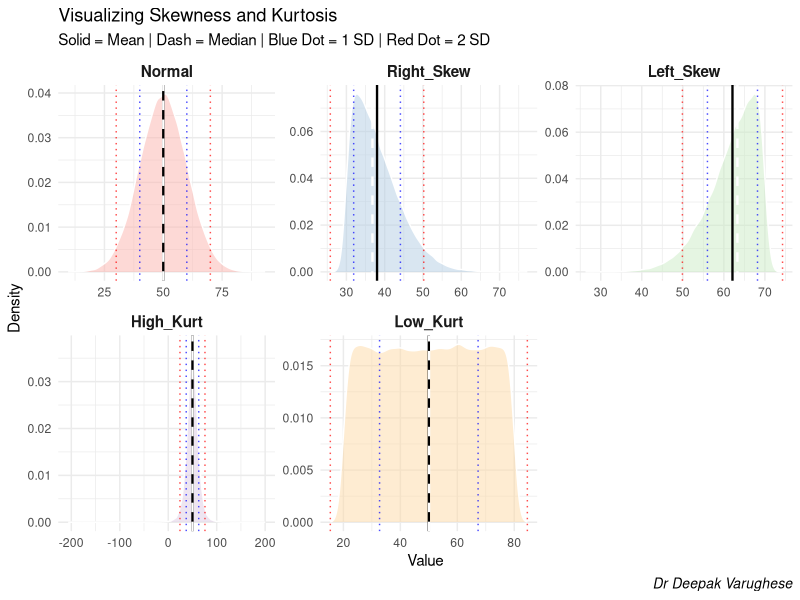
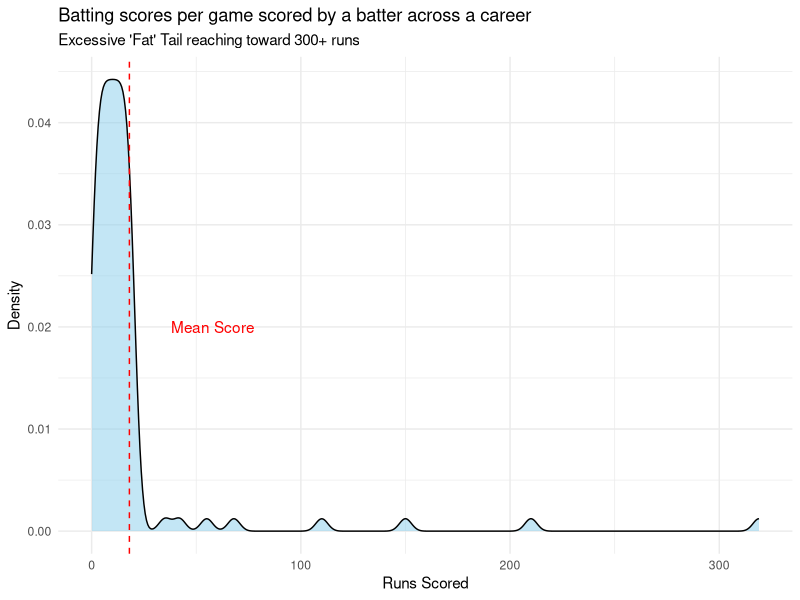

Recreate these plots in R, in order.
## ---- chunk 1
#| echo: false
#| message: false
#| warning: false
#| paged-print: false
library(e1071)
library(sn)
library(dplyr)
library(tidyr)
library(tidyverse)
library(flextable)

set.seed(42)
n <- 100000

custom_order <- c("Normal", "High_Kurt", "Low_Kurt", "Right_Skew", "Left_Skew")

# Generating distributions
dist_data <- data.frame(
  Normal     = rnorm(n, mean = 50, sd = 10),
  Right_Skew = rsn(n, xi = 30, omega = 10, alpha = 10),
  Left_Skew  = rsn(n, xi = 70, omega = 10, alpha = -10),
  # Using a higher df (5) to keep it heavy-tailed but more stable
  High_Kurt  = (rt(n, df = 5) * 10) + 50, 
  Low_Kurt   = runif(n, 20, 80)
)

# Tidy Summary
summary_stats <- dist_data %>%
  pivot_longer(cols = everything(), names_to = "Type", values_to = "Val") %>%
  mutate(Type = factor(Type, levels = custom_order)) %>%
  group_by(Type) %>%
  summarise(
    Mean     = mean(Val),
    Median   = median(Val),
    SD       = sd(Val),
    Variance = var(Val),
    Skew     = skewness(Val),
    # e1071::kurtosis already computes excess kurtosis (Normal ≈ 0)
    # We remove the "- 3" to avoid your -3.07 result
    Excess_Kurt = kurtosis(Val) 
  ) %>%
  mutate(across(where(is.numeric), \(x) round(x, 1)))



final_table <- summary_stats %>%
  # Replace the 'Type' column with Variable labels
  mutate(Type = paste("Variable", row_number())) %>%
  # Rename the column header to something more formal
  rename(Variable = Type) %>%
  # Create the flextable
  flextable() %>%
  # Add professional formatting
  set_caption(caption = "Table 1: Statistical Moments and Summary Statistics") %>%
  autofit() %>%
  theme_vanilla() %>%
  # Optional: Bold the 'Variable' column
  bold(j = 1, part = "body")

# Display the table
final_table

## ---- chunk 2
#| echo: false
# 1. Order the data as requested
plot_df <- dist_data %>%
  pivot_longer(cols = everything(), names_to = "Type", values_to = "Val") %>%
  mutate(Type = factor(Type, levels = c("Normal", "Right_Skew", "Left_Skew", "High_Kurt", "Low_Kurt")))

# 2. Calculate SD marks for each group
sd_marks <- summary_stats %>%
  mutate(Type = factor(Type, levels = c("Normal", "Right_Skew", "Left_Skew", "High_Kurt", "Low_Kurt"))) %>%
  mutate(
    minus1 = Mean - SD,
    plus1  = Mean + SD,
    minus2 = Mean - (2 * SD),
    plus2  = Mean + (2 * SD)
  )

# 3. Generate the Plot
ggplot(plot_df, aes(x = Val, fill = Type)) +
  geom_density(alpha = 0.5, color = "white") +
  # Mean (Solid Black) and Median (Dashed White for contrast)
  geom_vline(data = sd_marks, aes(xintercept = Mean), color = "black", linewidth = 0.8) +
  geom_vline(data = sd_marks, aes(xintercept = Median), color = "white", linetype = "dashed", linewidth = 0.8) +
  # 1 SD Marks (Dotted Blue)
  geom_vline(data = sd_marks, aes(xintercept = minus1), color = "blue", linetype = "dotted", alpha = 0.7) +
  geom_vline(data = sd_marks, aes(xintercept = plus1), color = "blue", linetype = "dotted", alpha = 0.7) +
  # 2 SD Marks (Dotted Red)
  geom_vline(data = sd_marks, aes(xintercept = minus2), color = "red", linetype = "dotted", alpha = 0.7) +
  geom_vline(data = sd_marks, aes(xintercept = plus2), color = "red", linetype = "dotted", alpha = 0.7) +
  facet_wrap(~Type, scales = "free", ncol = 3) +
  scale_fill_brewer(palette = "Pastel1") +
  labs(
    title = "Visualizing Skewness and Kurtosis",
    subtitle = "Solid = Mean | Dash = Median | Blue Dot = 1 SD | Red Dot = 2 SD",
    caption = "Dr Deepak Varughese",
    x = "Value",
    y = "Density"
  ) +
  theme_minimal() +
  theme(
    legend.position = "none",
    strip.text = element_text(face = "bold", size = 11),
    plot.caption = element_text(face = "italic", size = 10, hjust = 1)
  )
## ---- chunk 3
#| message: false
#| warning: false
#| paged-print: false
# Simulated career scores: High frequency of low scores + rare massive scores
scores <- c(rep(0:20, 5), 35, 42, 55, 68, 110, 150, 210, 319)



# Calculate Kurtosis
# A normal distribution has a kurtosis of 3. 
# Anything significantly higher is Leptokurtic.
kurt_val <- kurtosis(scores)
cat("The Kurtosis of these scores is:", round(kurt_val, 2))

# Plotting the distribution
ggplot(data.frame(scores), aes(x = scores)) +
  geom_density(fill = "skyblue", alpha = 0.5) +
  geom_vline(aes(xintercept = mean(scores)), color = "red", linetype = "dashed") +
  annotate("text", x = mean(scores) + 40, y = 0.02, label = "Mean Score", color = "red") +
  labs(title = "Batting scores per game scored by a batter across a career",
       subtitle = paste("Excessive 'Fat' Tail reaching toward 300+ runs"),
       x = "Runs Scored", y = "Density") +
  theme_minimal()
